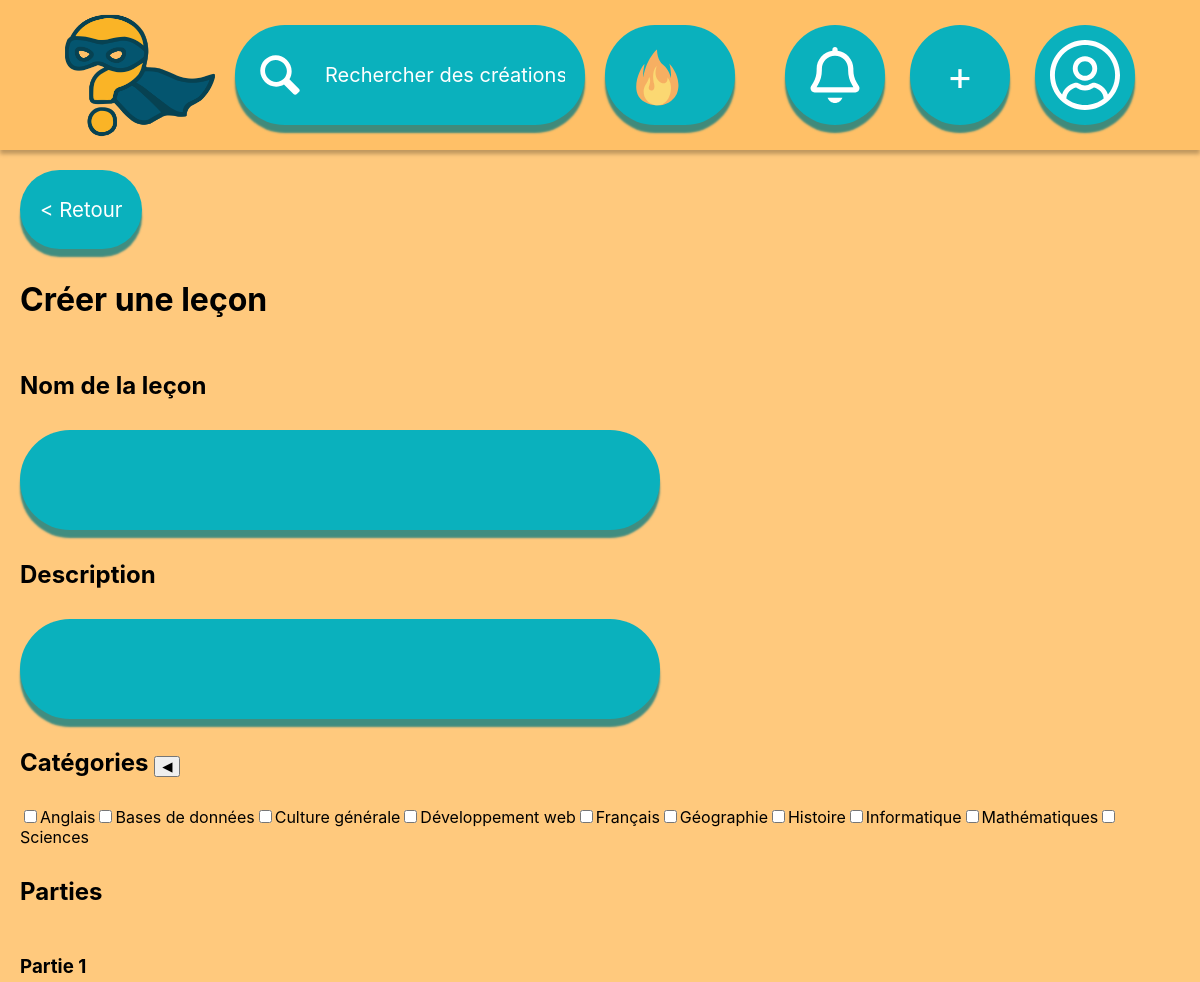
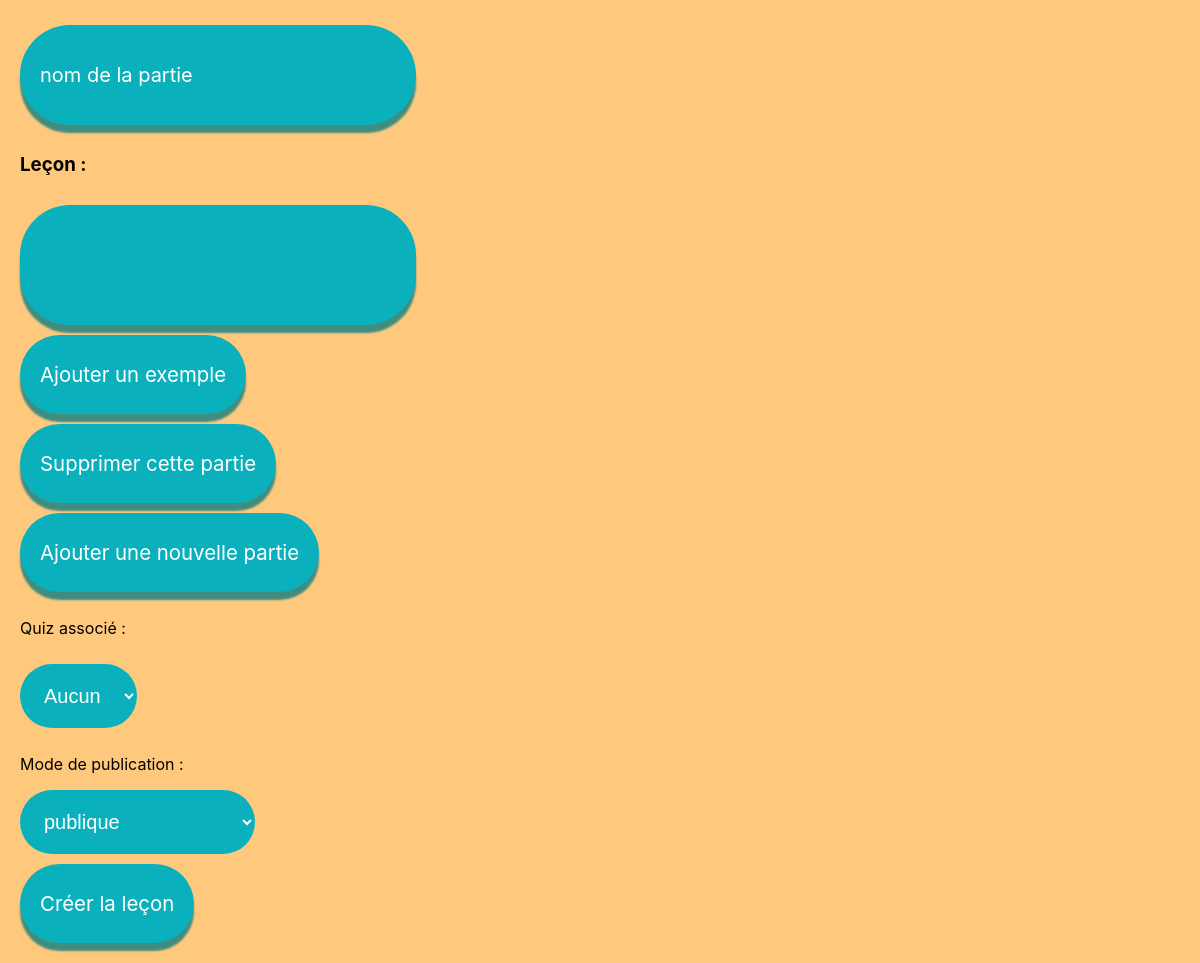
Screenshot of /index.php?page=lesson&categorie=create (signed in) with the database file from the repository (2 pictures, top to bottom).
### tables this page shows
CREATE TABLE categories(
                id INTEGER PRIMARY KEY AUTOINCREMENT,
                categorieName TEXT NOT NULL,
                description TEXT,
                UNIQUE(categorieName)
            );

### src/controllers/LessonController.php (called while the page is built, shortened)
<?php
require_once ROOT . '/src/models/LessonModel.php';
require_once ROOT . '/config/config.php';
class LessonController {
    private LessonModel $model;
    public function __construct()
    {
        $this->db = getDbConnection();
        $this->model = new LessonModel($this->db);
    }
    public function createLesson(){
        $LessonTitle = isset($_SESSION['POST']['LessonTitle']) ? $_SESSION['POST']['LessonTitle'] : '';
        $desc = isset($_SESSION['POST']['LessonDescription']) ? $_SESSION['POST']['LessonDescription'] : '';
        $TAB_CATEGORIE = $this->model->getAllCategories();
        $TAB_CATEGORIE_CHOISI = array();
        $TAB_CONTENU = array();
        for ($i = 0; $i < $_SESSION['nbParts'] ; $i++){
            $partContent = array(
                'name' => isset($_SESSION['POST']['namePart'.$i]) ? $_SESSION['POST']['namePart'.$i] : '',
                'content' => isset($_SESSION['POST']['contentPart'.$i]) ? $_SESSION['POST']['contentPart'.$i] : '',
                'exemples' => array()
            );
            $TAB_CONTENU[] = $partContent;
        }
        require ROOT . '/src/views/lesson/createLesson.php';
    }
}
?>

### config/config.php (called while the page is built, shortened)
<?php
function getDbConnection() {
    try{
        $conn = new PDO("sqlite:" . ROOT . "/database/database.db");
        $conn->setAttribute(PDO::ATTR_ERRMODE, PDO::ERRMODE_EXCEPTION);
    }catch(PDOException $e){
        die("Connection failed: " . $e->getMessage());
    }catch(Exception $e){
        die("Error: " . $e->getMessage());
    }
    return $conn;
}
?>

### src/models/LessonModel.php (called while the page is built, shortened)
<?php
class LessonModel
{
    private $db;
    public function __construct($db)
    {
        $this->db = $db;
    }
    public function getAllCategories(): mixed
    {
        try {
            $sql = $this->db->prepare("SELECT DISTINCT id,CategorieName FROM categories;");
            $sql->execute();
            $categories = $sql->fetchAll(PDO::FETCH_ASSOC);
            return $categories;
        } catch (PDOException $e) {
            die("Fetching categories failed: " . $e->getMessage());
        } catch (Exception $e) {
            die("Error: " . $e->getMessage());
        }
    }
}

### src/views/lesson/createLesson.php (the view, shortened to what this page needs)
<?php
    require __DIR__ . '/../partials/header.php';
?>
<form method = "post" action = "index.php?page=lesson&categorie=create" style="display: flex;flex-direction: column;gap: 10px;align-items: flex-start;margin: 20px;">
    <button type = "submit" name = "Retour" value = "yes" class="button"><span></span><p>< Retour</p></button>
    <h1>Créer une leçon</h1>
    <h2>Nom de la leçon</h2>
    <div class="input">
        <span></span>
        <input type="text" name ="LessonTitle" value = "<?php echo htmlspecialchars($LessonTitle) ?>">
    </div>
    <h2 class="description">Description</h2>
    <div class="input">
        <span></span>
        <input type="text" name ="LessonDescription" value = "<?php echo htmlspecialchars($desc) ?>">
    </div>
    <h2>Catégories
        <button id="hiddenCategories" type = "button ">◀</button>
    </h2>
    <div class="categoriesList">
        <?php
        foreach($TAB_CATEGORIE as $categorie){
            if (in_array((string)$categorie['id'], $TAB_CATEGORIE_CHOISI)) {
                $checked = 'checked';
            } else {
                $checked = '';
            }
            echo '<label><input name = "categories[]" type = "checkbox" value="'.htmlspecialchars($categorie['id']).'" '.$checked.'>'.htmlspecialchars($categorie['categorieName']).'</label>';
        }
        ?>
    </div>
    <div class = "newLesson">
    <h2 class = "LessonParts">Parties</h2>
    <?php
    for($i = 0; $i < $_SESSION['nbParts'] ; $i = $i +1){
        echo '<div class="LessonPart">
        <h3>Partie '.($i+1).'</h3>
        <div class="input">
            <span></span>
            <input type = "text" name ="namePart'.$i.'" value = "'.htmlspecialchars($TAB_CONTENU[$i]['name']).'" placeholder="nom de la partie">
        </div>
        <h3>Leçon :</h3>
        <div class="textarea">
            <span></span>
            <textarea name = "contentPart'.$i.'">'.htmlspecialchars($TAB_CONTENU[$i]['content']).'</textarea>
        </div>';
        echo '<button type = "submit" name="addExemple" class="button" value='.$i.'><span></span><p>Ajouter un exemple</p></button>
        <button name = "DelPart" type="submit" value='.$i.' class="button"><span></span><p>Supprimer cette partie</p></button>
        </div>';
    }
    echo '<button type = "submit" name = "addPart" value = "yes" class="button"><span></span><p>Ajouter une nouvelle partie</p></button>'
    ?>
    </div>
    <p>Quiz associé :</p>
    <select name="linkedQuiz" onchange = "this.form.submit()">
        <option value ="Aucun">Aucun</option>
    </select>
    <div class = "disponibilite">
        <p>Mode de publication :</p>
        <select name="disponibilite" id="disponibilite">
            <?php $dispo = '';
            $dispo = $_SESSION['POST']['disponibilite'] == 'public' ? 'selected' : '';
             ?>
            <option value="public" <?= $dispo ?> >publique</option>
        </select>
    </div>
    <button type = "submit" name = "create" id = "create" value = "yes" class="button"><span></span><p>Créer la leçon</p></button>
</form>

### public/assets/style/createLesson.css (style rules this page uses)
.newLesson { display: flex; flex-direction: column; gap: 10px; }
.LessonPart { display: flex; flex-direction: column; gap: 10px; }

### public/assets/style/global.css (style rules this page uses)
body { font-family: 'Inter', sans-serif; background-color: #ffc97d; margin: 0; }
.button { all: unset; }
select { background: #0ab1bd; padding: 20px; border-radius: 50px; color: white; border: none; font-size: 20px; }
.button, .searchbar, .input, .flatinput, .textarea { display: flex; position: relative; align-items: center; padding: 20px; justify-content: flex-start; gap: 20px; width: max-content; height: max-content; }
.button>span, .searchbar>span, .input>span, .flatinput>span, .textarea>span { position: absolute; inset: 0; background: #0ab1bd; border-radius: calc(infinity * 1px); cursor: pointer; z-index: 0; box-shadow: 0px 8px 2px #007881bf; transition: background ease-out 0.2s; }
.button>p { text-align: center; }
.button>p, .searchbar>p { font-size: min(1.7vw, 25px); line-height: 39px; color: #fff; margin: 0; z-index: 1; user-select: none; pointer-events: none; transition: color ease-out 0.2s; }
.input { width: calc(100% - 40px); max-width: 600px; height: 100px; padding: 0 20px; }
.input>input { all: unset; width: 100%; z-index: 2; color: white; font-size: 20px; }
.input>span, .textarea>span, .flatinput>span { cursor: default; }
.textarea>textarea { all: unset; width: 100%; height: 100%; word-break: break-all; font-size: 25px; padding: 10px; color: white; z-index: 2; }
.textarea>span { border-radius: 50px; }

### rows the page displays
categories: categorieName "Anglais"
categories: categorieName "Bases de données"
categories: categorieName "Culture générale"
categories: categorieName "Développement web"
categories: categorieName "Français"
categories: categorieName "Géographie"
categories: categorieName "Histoire"
categories: categorieName "Informatique"
categories: categorieName "Mathématiques"
categories: categorieName "Sciences"

### other values shown
$i+1 "1"
